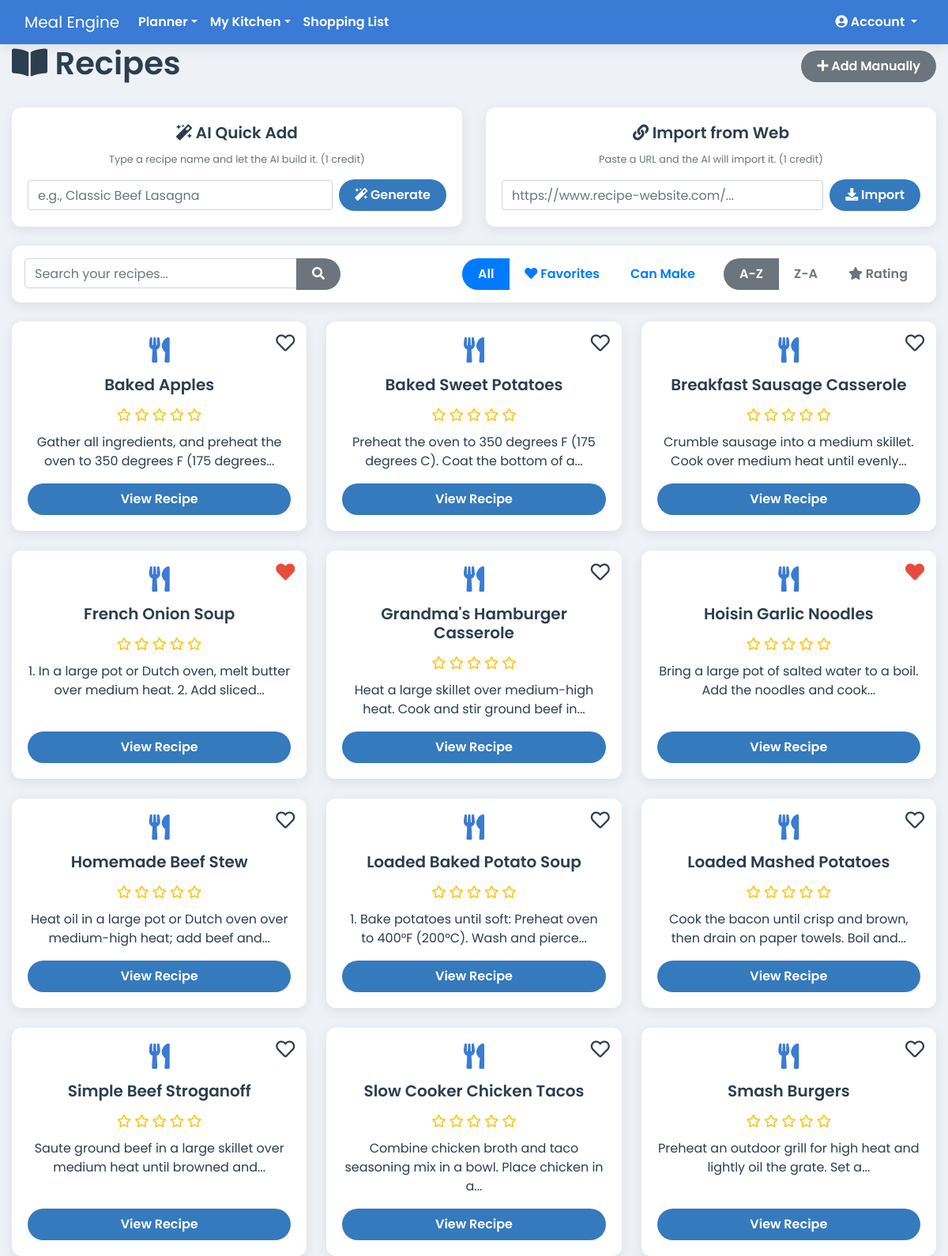
The page /recipes (signed in) on the database its author committed.
### app.py (models this page shows)
class Recipe(db.Model):
    id = db.Column(db.Integer, primary_key=True)
    user_id = db.Column(db.Integer, db.ForeignKey('user.id'), nullable=False)
    household_id = db.Column(db.Integer, db.ForeignKey('household.id'), nullable=False)
    name = db.Column(db.String(100), nullable=False)
    instructions = db.Column(db.Text, nullable=False)
    servings = db.Column(db.Integer)
    prep_time = db.Column(db.String(50))
    cook_time = db.Column(db.String(50))
    is_favorite = db.Column(db.Boolean, default=False, nullable=False)
    meal_type = db.Column(db.String(50), nullable=False, default='Main Course')
    rating = db.Column(db.Integer, nullable=False, default=0)
    ingredients = db.relationship('RecipeIngredient', backref='recipe', lazy=True, cascade="all, delete-orphan")
    calories = db.Column(db.Float, nullable=True)
    protein = db.Column(db.Float, nullable=True)
    fat = db.Column(db.Float, nullable=True)
    carbs = db.Column(db.Float, nullable=True)

### app.py (the view)
@app.route('/recipes')
@login_required
def list_recipes():
    query = request.args.get('query', '')
    pantry_filter_active = request.args.get('filter') == 'pantry'
    favorites_filter_active = request.args.get('filter') == 'favorites'
    sort_order = request.args.get('sort', 'asc')
    base_query = Recipe.query.filter_by(household_id=current_user.household_id)
    if sort_order == 'desc':
        base_query = base_query.order_by(desc(Recipe.name))
    elif sort_order == 'rating':
        base_query = base_query.order_by(desc(Recipe.rating), Recipe.name)
    else:
        base_query = base_query.order_by(Recipe.name)
    if pantry_filter_active:
        pantry_items_in_stock = PantryItem.query.filter_by(household_id=current_user.household_id).filter(PantryItem.quantity > 0).all()
        pantry_ingredient_ids = {item.ingredient_id for item in pantry_items_in_stock}
        all_user_recipes = base_query.all()
        recipes = []
        for recipe in all_user_recipes:
            required_ingredient_ids = {ri.ingredient_id for ri in recipe.ingredients}
            if required_ingredient_ids and required_ingredient_ids.issubset(pantry_ingredient_ids):
                recipes.append(recipe)
    elif favorites_filter_active:
        recipes = base_query.filter_by(is_favorite=True).all()
    elif query:
        search_term = f"%{query}%"
        recipes = base_query.filter(db.or_(Recipe.name.ilike(search_term), Recipe.instructions.ilike(search_term))).all()
    else:
        recipes = base_query.all()
    return render_template('recipes.html', page_class='page-recipes', recipes=recipes, query=query, pantry_filter_active=pantry_filter_active, favorites_filter_active=favorites_filter_active, sort_order=sort_order)

### app.py (called while the page is built)
@app.context_processor
def inject_cache_buster():
    return dict(cache_buster=int(time.time()))

@app.before_request
def before_request():
    g.current_month_name = date.today().strftime('%B')

@login_manager.user_loader
def load_user(user_id):
    return db.session.get(User, int(user_id))

    @property
    def is_premium_or_elite(self):
        return self.subscription_plan in ['premium', 'elite']

### templates/recipes.html (shortened to what this page needs)
{% extends 'base.html' %}
{% block content %}
  <div class="d-flex justify-content-between align-items-center mb-4">
    <h1><i class="fas fa-book-open"></i> Recipes</h1>
    <a href="{{ url_for('add_recipe') }}" class="btn btn-secondary no-print"><i class="fas fa-plus"></i> Add Manually</a>
  </div>
  {% if current_user.subscription_plan == 'elite' or current_user.ai_credits > 0 %}
    <div class="row">
      <div class="col-md-6 mb-4">
          <div class="card h-100">
              <div class="card-body text-center">
                  <h5 class="card-title"><i class="fas fa-magic"></i> AI Quick Add</h5>
                  <p class="text-muted small">Type a recipe name and let the AI build it. (1 credit)</p>
                  <form action="{{ url_for('ai_quick_add') }}" method="POST" class="form-inline" id="ai-quick-add-form">
                      <div class="form-group flex-grow-1 mr-2">
                          <input type="text" name="recipe_name" class="form-control w-100" placeholder="e.g., Classic Beef Lasagna" required>
                      </div>
                      <button type="submit" class="btn btn-primary" id="ai-generate-btn"><i class="fas fa-magic"></i> Generate</button>
                  </form>
              </div>
          </div>
      </div>
      <div class="col-md-6 mb-4">
          <div class="card h-100">
              <div class="card-body text-center">
                  <h5 class="card-title"><i class="fas fa-link"></i> Import from Web</h5>
                   <p class="text-muted small">Paste a URL and the AI will import it. (1 credit)</p>
                  <form class="form-inline" id="import-url-form">
                      <div class="form-group flex-grow-1 mr-2">
                          <input type="url" id="recipe-url-input" class="form-control w-100" placeholder="https://www.recipe-website.com/..." required>
                      </div>
                      <button type="submit" class="btn btn-primary" id="import-url-btn"><i class="fas fa-download"></i> Import</button>
                  </form>
              </div>
          </div>
      </div>
    </div>
  {% else %}
    <div class="alert alert-warning text-center">
      <strong>You have used all of your AI credits for this month.</strong>
      <a href="{{ url_for('pricing') }}" class="alert-link font-weight-bold">Upgrade your plan to get more!</a>
    </div>
  {% endif %}
  <div class="card p-3 mb-4 no-print">
    <div class="d-flex justify-content-between align-items-center flex-wrap">
      <div class="flex-grow-1 mr-3 mb-2 mb-md-0" style="max-width: 400px;">
        <form method="GET" action="{{ url_for('list_recipes') }}" class="input-group">
          <input type="text" name="query" class="form-control" placeholder="Search your recipes..." value="{{ query or '' }}">
          <div class="input-group-append">
            <button type="submit" class="btn btn-secondary"><i class="fas fa-search"></i></button>
          </div>
        </form>
      </div>
      <div class="d-flex justify-content-end align-items-center">
        <div class="btn-group mr-3" role="group">
          <a href="{{ url_for('list_recipes', sort=sort_order, query=query) }}" class="btn btn-outline-primary {% if not pantry_filter_active and not favorites_filter_active %}active{% endif %}">All</a>
          <a href="{{ url_for('list_recipes', filter='favorites', sort=sort_order, query=query) }}" class="btn btn-outline-primary {% if favorites_filter_active %}active{% endif %}"><i class="fas fa-heart"></i> Favorites</a>
          <a href="{{ url_for('list_recipes', filter='pantry', sort=sort_order, query=query) }}" class="btn btn-outline-primary {% if pantry_filter_active %}active{% endif %}">Can Make</a>
        </div>
        <div class="btn-group" role="group">
          <a href="{{ url_for('list_recipes', sort='asc', filter=request.args.get('filter'), query=query) }}" class="btn btn-outline-secondary {% if sort_order == 'asc' %}active{% endif %}">A-Z</a>
          <a href="{{ url_for('list_recipes', sort='desc', filter=request.args.get('filter'), query=query) }}" class="btn btn-outline-secondary {% if sort_order == 'desc' %}active{% endif %}">Z-A</a>
          <a href="{{ url_for('list_recipes', sort='rating', filter=request.args.get('filter'), query=query) }}" class="btn btn-outline-secondary {% if sort_order == 'rating' %}active{% endif %}"><i class="fas fa-star"></i> Rating</a>
        </div>
      </div>
    </div>
  </div>
  {% if not recipes %}
    <div class="alert alert-warning">No recipes found. Add one manually or import one from the web!</div>
  {% else %}
    <div class="recipe-grid">
      {% for recipe in recipes %}
        <div class="card recipe-list-card">
          <i class="favorite-icon no-print {% if recipe.is_favorite %}fas fa-heart{% else %}far fa-heart{% endif %}"
             data-recipe-id="{{ recipe.id }}"
             title="Toggle Favorite"></i>
          <div class="recipe-card-body">
              <i class="fas fa-utensils fa-2x mb-3" style="color: var(--primary-blue);"></i>
              <h5>{{ recipe.name }}</h5>
               <div class="recipe-rating">
                  {% for i in range(1, 6) %}
                      <i class="{% if recipe.rating >= i %}fas fa-star{% else %}far fa-star{% endif %}"></i>
                  {% endfor %}
              </div>
          </div>
          <p class="mb-3">{{ recipe.instructions|truncate(80) }}</p>
          <a href="{{ url_for('view_recipe', recipe_id=recipe.id) }}" class="btn btn-primary mt-auto">View Recipe</a>
        </div>
      {% endfor %}
    </div>
  {% endif %}
{% endblock %}

### templates/base.html (shortened to what this page needs)
<!doctype html>
<html lang="en">
  <head>
    <link rel="stylesheet" href="https://stackpath.bootstrapcdn.com/bootstrap/4.5.2/css/bootstrap.min.css">
    <link rel="stylesheet" href="https://cdnjs.cloudflare.com/ajax/libs/font-awesome/5.15.3/css/all.min.css">
    <link rel="stylesheet" href="https://cdn.jsdelivr.net/npm/flatpickr/dist/flatpickr.min.css">
    <link rel="stylesheet" href="{{ url_for('static', filename='css/style.css') }}?v={{ cache_buster }}">
    <link rel="stylesheet" href="{{ url_for('static', filename='css/print.css') }}?v={{ cache_buster }}" media="print">
    <link rel="stylesheet" href="{{ url_for('static', filename='css/monthly_plan.css') }}?v={{ cache_buster }}">
  </head>
  <body class="{{ page_class or '' }}">
    <nav class="navbar navbar-expand-lg navbar-dark no-print">
      <div class="container-fluid">
        <a class="navbar-brand" href="{{ url_for('index') }}">Meal Engine</a>
        <div class="collapse navbar-collapse" id="navbarNav">
          <ul class="navbar-nav mr-auto">
            {% if current_user.is_authenticated %}
              <li class="nav-item dropdown">
                <a class="nav-link dropdown-toggle" href="#" id="plannerDropdown" role="button" data-toggle="dropdown" aria-haspopup="true" aria-expanded="false">Planner</a>
              </li>
              <li class="nav-item dropdown">
                <a class="nav-link dropdown-toggle" href="#" id="kitchenDropdown" role="button" data-toggle="dropdown" aria-haspopup="true" aria-expanded="false">My Kitchen</a>
              </li>
              <li class="nav-item"><a class="nav-link" href="{{ url_for('shopping_list') }}">Shopping List</a></li>
            {% endif %}
          </ul>
          <ul class="navbar-nav">
              {% if current_user.is_authenticated %}
                  <li class="nav-item dropdown">
                    <a class="nav-link dropdown-toggle" href="#" id="accountDropdown" role="button" data-toggle="dropdown" aria-haspopup="true" aria-expanded="false">
                      <i class="fas fa-user-circle"></i> Account
                    </a>
                  </li>
              {% else %}
                  <li class="nav-item"><a class="nav-link" href="{{ url_for('login') }}">Login</a></li>
                  <li class="nav-item"><a class="nav-link btn btn-primary ml-2" href="{{ url_for('signup') }}">Sign Up</a></li>
              {% endif %}
          </ul>
        </div>
      </div>
    </nav>
    <div class="container-fluid main-content-container">
      {% block content %}{% endblock %}
    </div>
  </body>
</html>

### static/css/style.css (style rules this page uses)
:root { --primary-blue: #3a7bd5; --secondary-blue: #357abd; --light-bg: #eef2f7; --card-bg: #ffffff; --text-dark: #2c3e50; --text-light: #5a6a7a; --danger-red: #e74c3c; --success-green: #2ecc71; --info-cyan: #1abc9c; --snack-teal: #20c997; --shadow: 0 4px 15px rgba(0, 0, 0, 0.08); }
body { font-family: 'Poppins', sans-serif; font-weight: 400; background-color: var(--light-bg); color: var(--text-dark); }
.navbar { background-color: var(--primary-blue) !important; box-shadow: var(--shadow); z-index: 1040; }
.navbar .nav-link { color: #ffffff !important; font-weight: 600; }
.btn { border-radius: 20px; padding: 8px 20px; border: none; font-weight: 600; transition: all 0.3s ease; }
.btn-primary { background-color: var(--secondary-blue); color: white; }
h1, h2, h3, h4, h5 { color: var(--text-dark); font-weight: 600; }
.card, .jumbotron { background-color: var(--card-bg); border: none; border-radius: 12px; box-shadow: var(--shadow); }
.card { transition: transform 0.2s ease-in-out, box-shadow 0.2s ease-in-out; }
.recipe-grid { display: grid; grid-template-columns: repeat(auto-fill, minmax(280px, 1fr)); gap: 25px; }
.recipe-list-card { padding: 20px; text-align: center; position: relative; }
.recipe-list-card h5 { margin-bottom: 15px; }
.recipe-rating { color: #ffc107; margin-bottom: 10px; }
.favorite-icon { cursor: pointer; transition: color 0.2s ease-in-out, transform 0.2s ease-in-out; }
.recipe-list-card .favorite-icon { position: absolute; top: 15px; right: 15px; font-size: 1.5rem; }
.favorite-icon.fas { color: var(--danger-red); }
.favorite-icon.far { color: var(--text-dark); }

### rows shown on the page
Recipe: is_favorite False (drawn), name "Baked Apples", rating 0 (drawn), instructions "Gather all ingredients, and preheat the oven to 350 degrees F (175 degrees..."
Recipe: is_favorite False (drawn), name "Baked Sweet Potatoes", rating 0 (drawn), instructions "Preheat the oven to 350 degrees F (175 degrees C). Coat the bottom of a..."
Recipe: is_favorite False (drawn), name "Breakfast Sausage Casserole", rating 0 (drawn), instructions "Crumble sausage into a medium skillet. Cook over medium heat until evenly..."
Recipe: is_favorite True (drawn), name "French Onion Soup", rating 0 (drawn), instructions "1. In a large pot or Dutch oven, melt butter over medium heat. 2. Add sliced..."
Recipe: is_favorite False (drawn), name "Grandma's Hamburger Casserole", rating 0 (drawn), instructions "Heat a large skillet over medium-high heat. Cook and stir ground beef in..."
Recipe: is_favorite True (drawn), name "Hoisin Garlic Noodles", rating 0 (drawn), instructions "Bring a large pot of salted water to a boil. Add the noodles and cook..."
Recipe: is_favorite False (drawn), name "Homemade Beef Stew", rating 0 (drawn), instructions "Heat oil in a large pot or Dutch oven over medium-high heat; add beef and..."
Recipe: is_favorite False (drawn), name "Loaded Baked Potato Soup", rating 0 (drawn), instructions "1. Bake potatoes until soft: Preheat oven to 400°F (200°C). Wash and pierce..."
Recipe: is_favorite False (drawn), name "Loaded Mashed Potatoes", rating 0 (drawn), instructions "Cook the bacon until crisp and brown, then drain on paper towels. Boil and..."
Recipe: is_favorite False (drawn), name "Simple Beef Stroganoff", rating 0 (drawn), instructions "Saute ground beef in a large skillet over medium heat until browned and..."
Recipe: is_favorite False (drawn), name "Slow Cooker Chicken Tacos", rating 0 (drawn), instructions "Combine chicken broth and taco seasoning mix in a bowl. Place chicken in a..."
Recipe: is_favorite False (drawn), name "Smash Burgers", rating 0 (drawn), instructions "Preheat an outdoor grill for high heat and lightly oil the grate. Set a..."
